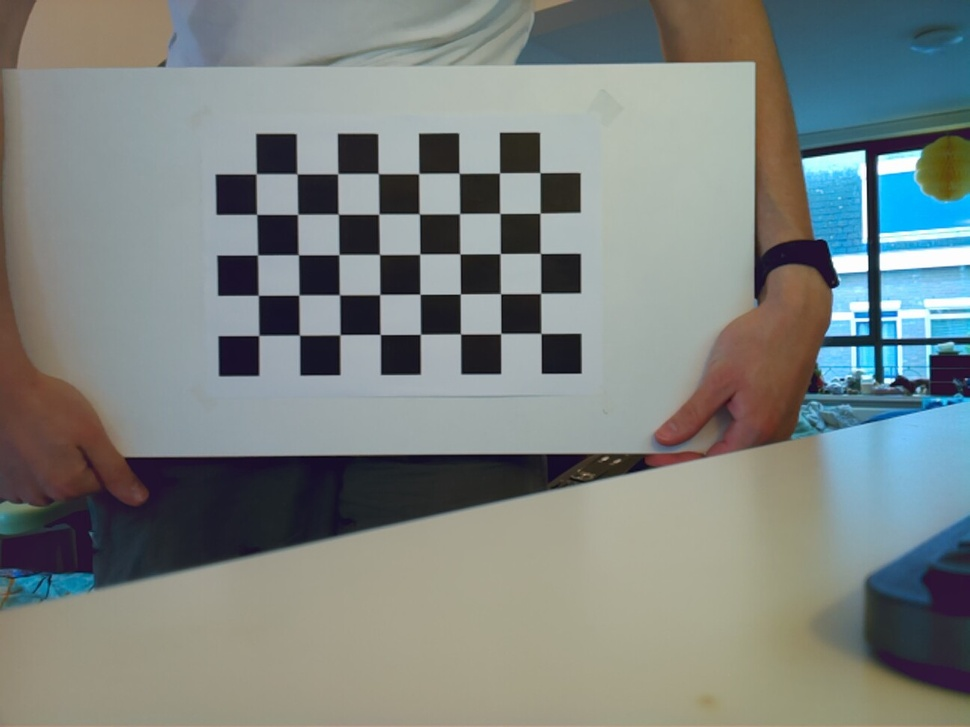
#> input picture raspberry/home/deathstar/tests/camera_calibration/calib/images_focusv1.3-1296x972/calib_001.jpg, 970 x 727 px, shrunk from 1296 x 972 before the run; its folder holds only this picture in this run
$ python calib.py
#> lines starting #> are read from the running program, lines starting #| are printed output that depends on the picture; after the words box and inside, x2 and y2 are one past the last pixel; in counts of white or black regions, pixels touching at a corner belong together; long printed decimals are rounded
# https://docs.opencv.org/4.13.0/dc/dbb/tutorial_py_calibration.html

import numpy as np
import cv2
import glob

# use the number of INNER corners (squares - 1)
# for board of 9x6 squares, the inner corners are 8x5
cRow = 5
cCol = 8
square_size = 30.0  #mm

# prepare object points (0,0,0), (1,0,0), (2,0,0) ... scaled by square_size
objp = np.zeros((cRow * cCol, 3), np.float32)
objp[:, :2] = np.mgrid[0:cRow, 0:cCol].T.reshape(-1, 2)
objp = objp * square_size

images = glob.glob('images_focusv1.3-1296x972/*.jpg') #source of images
imageSize = None

# arrays to store object points and image points from all the images
objpoints = [] # 3d point in real world space
imgpoints = [] # 2d points in image plane.

# flags for better detection
flags = cv2.CALIB_CB_ADAPTIVE_THRESH + cv2.CALIB_CB_NORMALIZE_IMAGE + cv2.CALIB_CB_FAST_CHECK

for iname in images:
    img = cv2.imread(iname)
#> img is the input picture: shape (727, 970, 3); mean B, G, R 128.7, 131.6, 124.5
    gray = cv2.cvtColor(img, cv2.COLOR_BGR2GRAY)
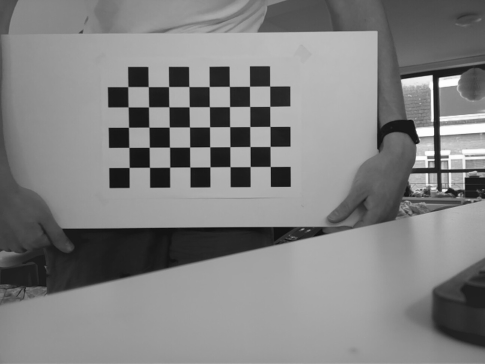
#> gray: shape (727, 970) (shown at 1/2 size); min 7, max 255, mean 129.2

    # try to find the corners
    board, corners = cv2.findChessboardCorners(gray, (cRow, cCol), flags=flags)
#> board = True; corners = 40 rows, first 8: [259.2, 336], [258.1, 295.5], [257.7, 255.1], [257, 214], [256.2, 174], [299.7, 334.9], [299, 295], [298.4, 254.9]

    # if found, add object points, image points
    if board:
        # refine the corner locations
        corners_acc = cv2.cornerSubPix(
            gray, corners, (11, 11), (-1, -1),
            criteria=(cv2.TERM_CRITERIA_EPS + cv2.TERM_CRITERIA_MAX_ITER, 30, 0.001))
#> corners_acc = 40 rows, first 8: [258.8, 335.4], [258.3, 295.3], [257.5, 254.9], [256.7, 214.3], [256.2, 173.8], [299.4, 335.1], [298.9, 295.1], [298.3, 254.7]

        objpoints.append(objp)
        imgpoints.append(corners_acc)

        if not imageSize:
            imageSize = gray.shape[::-1]

		#visual feedback
        cv2.drawChessboardCorners(img, (cRow, cCol), corners_acc, board)
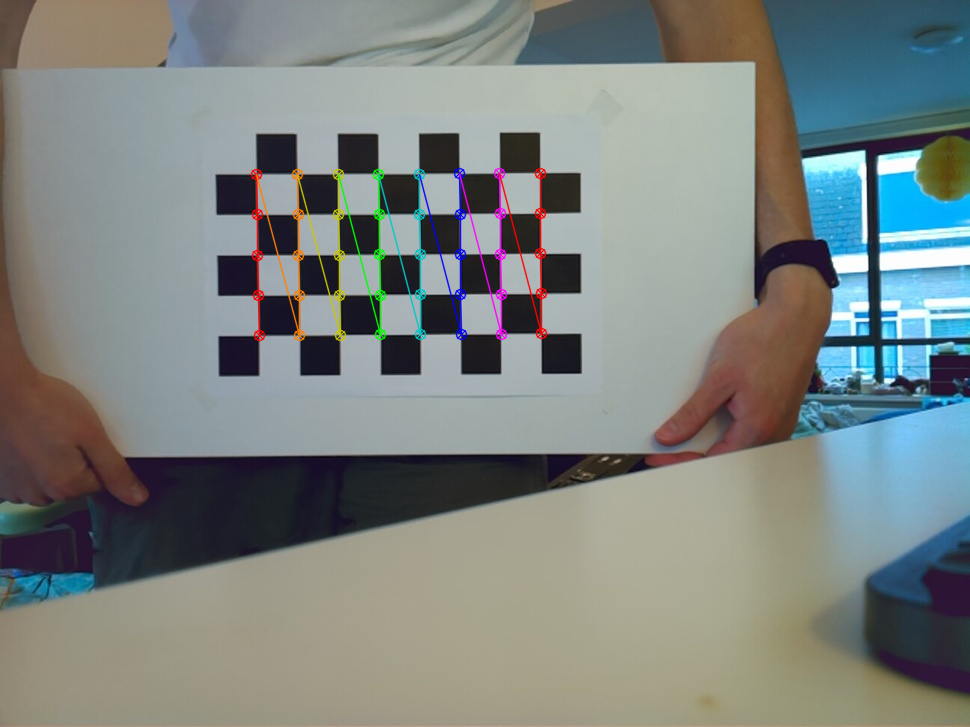
#> img: shape (727, 970, 3); 1.5% of pixels changed, all inside (x1, y1, x2, y2) = (250, 167, 548, 342)
        cv2.imshow('Chessboard', img)
        cv2.waitKey() #how fast the images are shown
    else:
        print(f"error: Chessboard not found in {iname}")

cv2.destroyAllWindows()

#  check to prevent crash if no images are good
if len(objpoints) > 0:
    ret, cameraMatrix, distCoeffs, rvecs, tvecs = cv2.calibrateCamera(
            objectPoints=objpoints,
            imagePoints=imgpoints,
            imageSize=imageSize,
            cameraMatrix=None,
            distCoeffs=None)
#> ret = 0.0794; cameraMatrix = [[462.9, 0, 478.4], [0, 460.6, 403.4], [0, 0, 1]]; distCoeffs = [[-0.00887, 0.107, 0.00254, -0.00176, -0.127]]; rvecs = ([0.00755, 0.00897, -1.58],); tvecs = ([-163.3, -51.05, 345.5],)

    np.savez('calib_focus_v1.3_1296x972_test30.npz',  #name of the final .npz file where the resulting params are saved
             cameraMatrix=cameraMatrix,
             distCoeffs=distCoeffs,
             rvecs=rvecs,
             tvecs=tvecs)
    print(f"Success! Calibration saved. Used {len(objpoints)} images.")
else:
    print("Error: no images were successfully processed")

#reprojection error

mean_error = 0
for i in range(len(objpoints)):
    imgpoints2, _ = cv2.projectPoints(objpoints[i], rvecs[i], tvecs[i], cameraMatrix, distCoeffs)
    error = cv2.norm(imgpoints[i], imgpoints2, cv2.NORM_L2SQR) / len(imgpoints2)
    mean_error += error
#> this loop made 1 pass
#> (error, mean_error) on pass 1: (0.00631, 0.00631)
#> after the loop, mean_error = 0.00631

print( "total error: {}".format(np.sqrt(mean_error/len(objpoints))) )
#| total error: 0.07942
print( "(the lower the better;<0.1 excellent, 0.3-0.5 good, 0.5-1.0 still acceptable probably" )

$ run again, on raspberry/home/deathstar/tests/camera_calibration/calib/images_focusv1.3-1296x972/calib_003.jpg
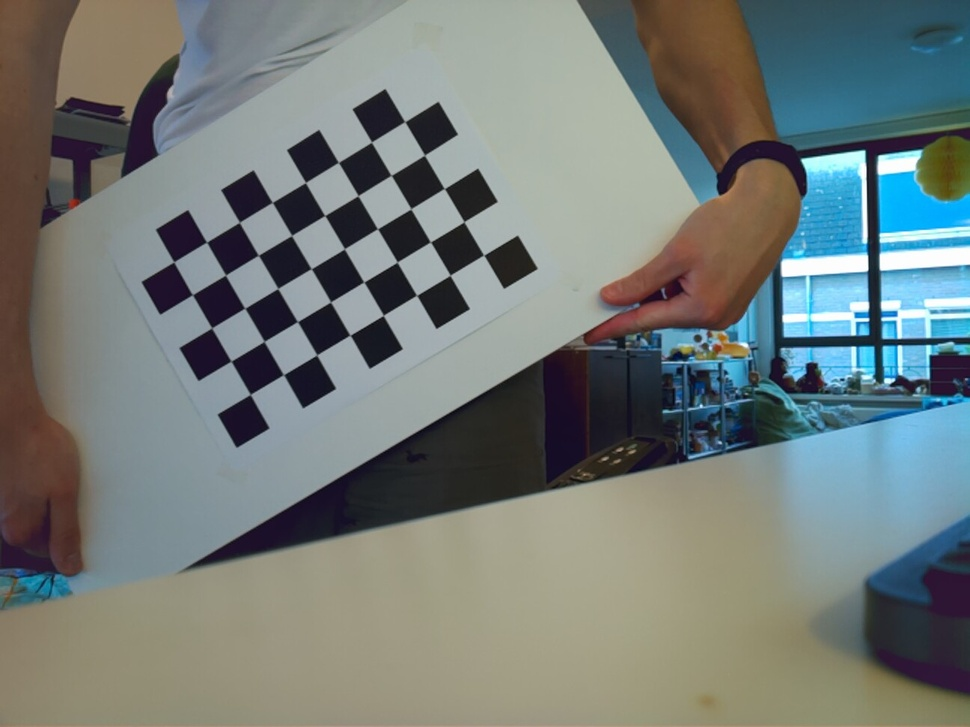
#> input picture raspberry/home/deathstar/tests/camera_calibration/calib/images_focusv1.3-1296x972/calib_003.jpg, 970 x 727 px, shrunk from 1296 x 972 before the run
#> img is the input picture: shape (727, 970, 3); mean B, G, R 120.3, 123.3, 115.4
#> `gray = cv2.cvtColor(img, cv2.COLOR_BGR2GRAY)`:
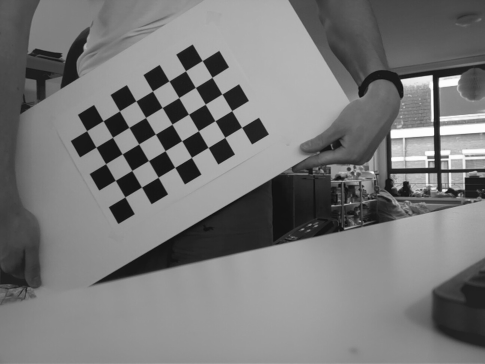
#> gray: shape (727, 970) (shown at 1/2 size); min 7, max 255, mean 120.6
#> board = True; corners = 40 rows, first 8: [250, 394.5], [231.1, 361.1], [212, 327.9], [192.5, 295.1], [173.8, 261.7], [283.4, 375], [264.2, 341.3], [244.8, 308]
#> corners_acc = 40 rows, first 8: [250.3, 394.4], [231.1, 361.1], [211.7, 327.9], [192.4, 294.7], [173.8, 261.9], [283.5, 374.7], [264.2, 341.4], [244.8, 308.2]
#> `cv2.drawChessboardCorners(img, (cRow, cCol), corners_acc, board)`:
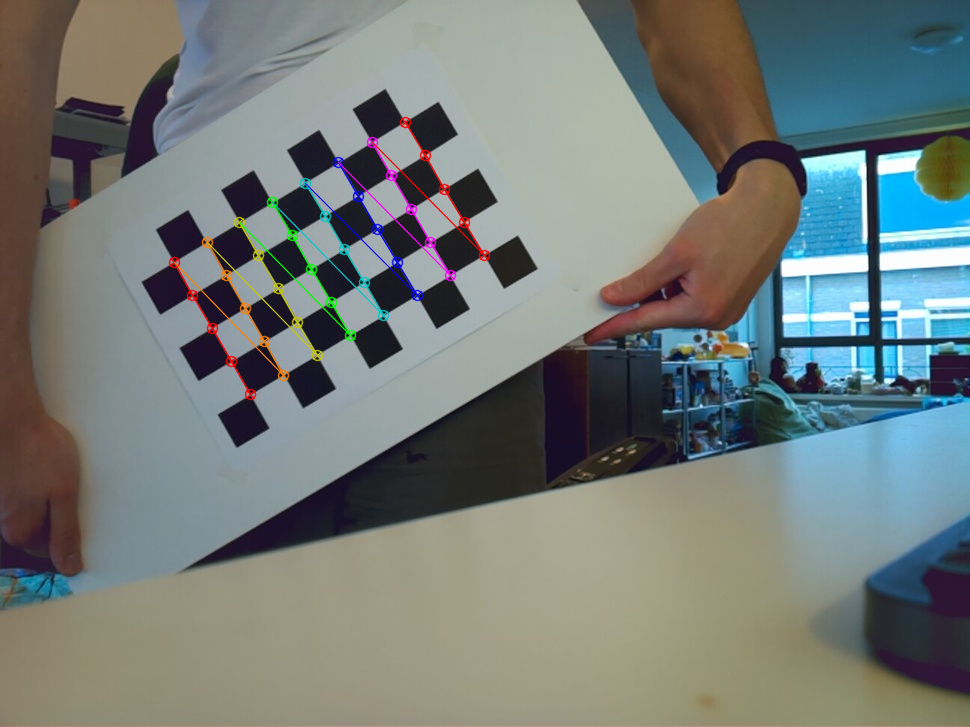
#> img: shape (727, 970, 3); 1.29% of pixels changed, all inside (x1, y1, x2, y2) = (168, 116, 491, 401)
#> ret = 0.108; cameraMatrix = [[1707, 0, 483.1], [0, 1698.6, 372.3], [0, 0, 1]]; distCoeffs = [[0.0861, 10.45, -0.0136, -0.00697, -258]]; rvecs = ([-0.159, 0.0041, -2.1],); tvecs = ([-179.4, 17.37, 1322.9],)
#> the loop `for i in range(len(objpoints)):` made 1 pass
#> (error, mean_error) on pass 1: (0.0116, 0.0116)
#> after the loop `for i in range(len(objpoints)):`: mean_error = 0.0116
#| total error: 0.1075

$ run again, on raspberry/home/deathstar/tests/camera_calibration/calib/images_focusv1.3-1296x972/calib_003_1.jpg
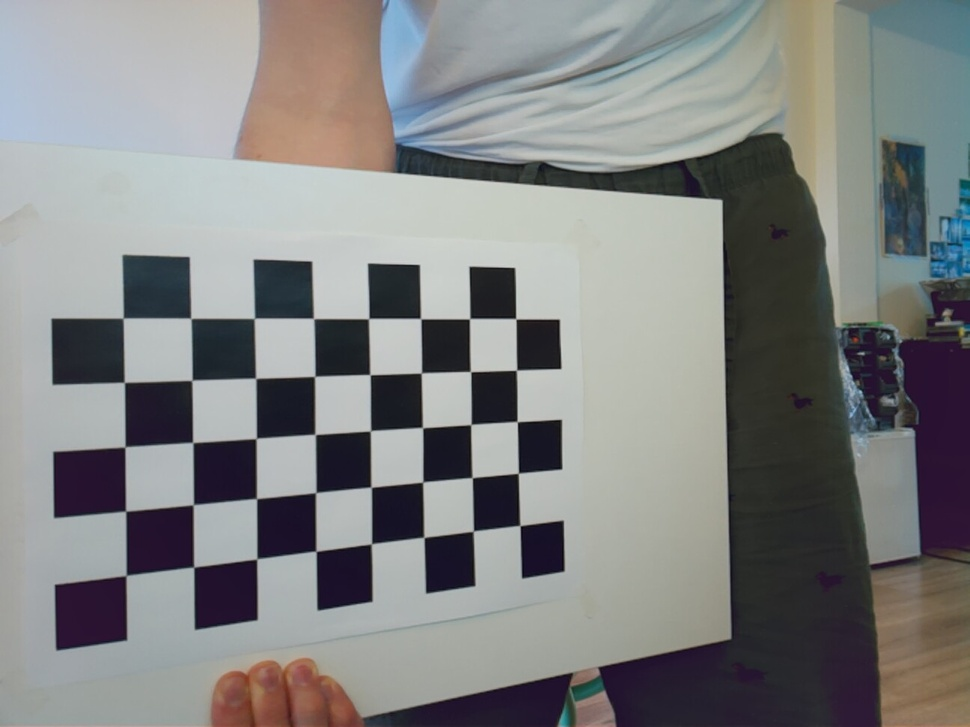
#> input picture raspberry/home/deathstar/tests/camera_calibration/calib/images_focusv1.3-1296x972/calib_003_1.jpg, 970 x 727 px, shrunk from 1296 x 972 before the run
#> img is the input picture: shape (727, 970, 3); mean B, G, R 129.7, 130, 128.8
#> `gray = cv2.cvtColor(img, cv2.COLOR_BGR2GRAY)`:
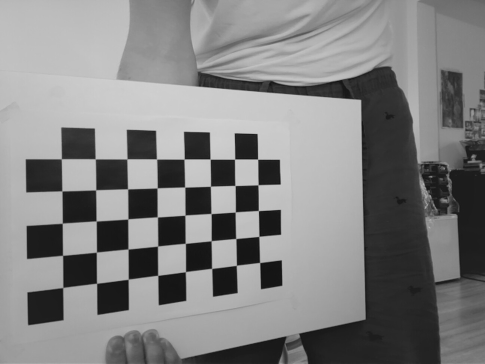
#> gray: shape (727, 970) (shown at 1/2 size); min 5, max 211, mean 129.6
#> board = True; corners = 40 rows, first 8: [126.3, 575.5], [125.6, 511.1], [124.8, 447.3], [124.4, 382.5], [123, 318.2], [193.7, 567.3], [193, 505], [192.8, 442.6]
#> corners_acc = 40 rows, first 8: [126.1, 575.4], [125.6, 511.2], [125, 446.9], [124.4, 382.3], [123.2, 318.1], [193.7, 567], [193.3, 504.7], [192.7, 442.5]
#> `cv2.drawChessboardCorners(img, (cRow, cCol), corners_acc, board)`:
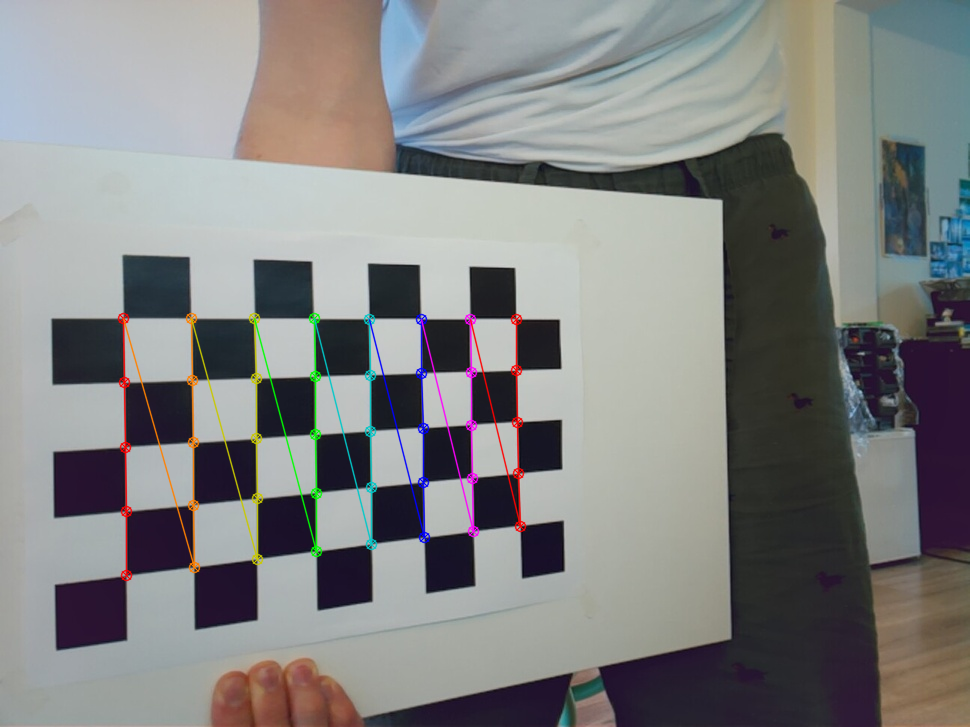
#> img: shape (727, 970, 3); 1.93% of pixels changed, all inside (x1, y1, x2, y2) = (117, 312, 527, 582)
#> ret = 0.217; cameraMatrix = [[491.3, 0, 460.8], [0, 522.9, 344.2], [0, 0, 1]]; distCoeffs = [[0.0766, -0.0946, -0.00205, 0.00167, 0.046]]; rvecs = ([0.211, -0.222, -1.58],); tvecs = ([-166, 108, 247.8],)
#> the loop `for i in range(len(objpoints)):` made 1 pass
#> (error, mean_error) on pass 1: (0.0469, 0.0469)
#> after the loop `for i in range(len(objpoints)):`: mean_error = 0.0469
#| total error: 0.2166
